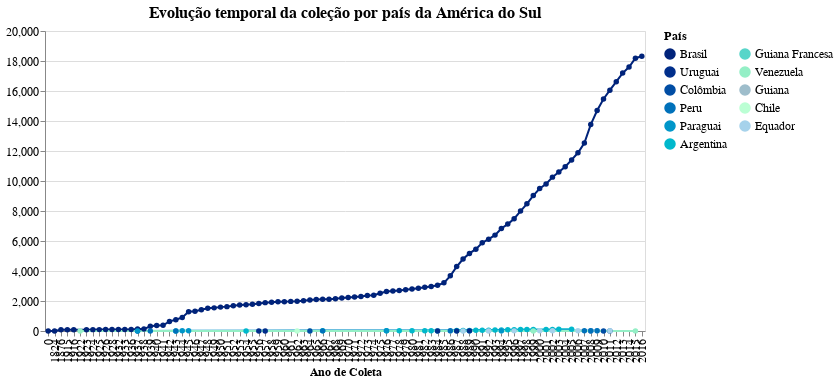

Notebook code cell kept with this figure:
### Markdown cell above
<br>

### Chart: only South America countries

### Code cell
g1 = alt.Chart(teste[teste['continente'] == 'América do Sul'], 
               title='Evolução temporal da coleção por país da América do Sul',
width=600).mark_line(point=True).encode(
    x= alt.X('ano_coleta', type="ordinal", title='Ano de Coleta'),
    y= alt.Y('cumulative_sum', title='', 
             sort=alt.EncodingSortField('counts', op="count", order='descending')),
    color= alt.Color('pais:N', title='País',
                     legend= alt.Legend(columns=2),
                     scale= alt.Scale(domain=list(cores_AS.keys()), range=list(cores_AS.values()))),
    tooltip= alt.Tooltip(['pais','ano_coleta','counts'])
)

g1 = g1.configure_title(fontSize=16).configure_axis(
    labelFontSize=12,
    titleFontSize=12
).configure_legend(
    labelFontSize=12,
    titleFontSize=12
)

# g1.save('./graphs/cumCounts/time-spacial/evolucao_por_país-AmericaDoSul.html')

g1

### Figure 1 — Vega-Lite specification as saved in the notebook (floating-point values rounded to 4 significant figures; data arrays with more than 128 entries replaced by an {"elided": "..."} marker saying what was removed)
{"config": {"view": {"continuousWidth": 400, "continuousHeight": 300}, "axis": {"labelFontSize": 12, "titleFontSize": 12}, "legend": {"labelFontSize": 12, "titleFontSize": 12}, "title": {"fontSize": 16}}, "data": {"name": "data-57a6ad46fd453f6eff7f5d6ae2149920"}, "mark": {"type": "line", "point": true}, "encoding": {"color": {"type": "nominal", "field": "pais", "legend": {"columns": 2}, "scale": {"domain": ["Brasil", "Uruguai", "Colômbia", "Peru", "Paraguai", "Argentina", "Guiana Francesa", "Venezuela", "Guiana", "Chile", "Equador"], "range": ["#00237a", "#002e8b", "#004da4", "#0071ba", "#0096c9", "#00b8cc", "#57d5c9", "#94efc6", "#9ebdcb", "#bbffd4", "#a6d2eb"]}, "title": "País"}, "tooltip": [{"type": "nominal", "field": "pais"}, {"type": "quantitative", "field": "ano_coleta"}, {"type": "quantitative", "field": "counts"}], "x": {"type": "ordinal", "field": "ano_coleta", "title": "Ano de Coleta"}, "y": {"type": "quantitative", "field": "cumulative_sum", "sort": {"field": "counts", "op": "count", "order": "descending"}, "title": ""}}, "title": "Evolução temporal da coleção por país da América do Sul", "width": 600, "$schema": "https://vega.github.io/schema/vega-lite/v4.8.1.json", "datasets": {"data-57a6ad46fd453f6eff7f5d6ae2149920": {"elided": "160 records"}}}
